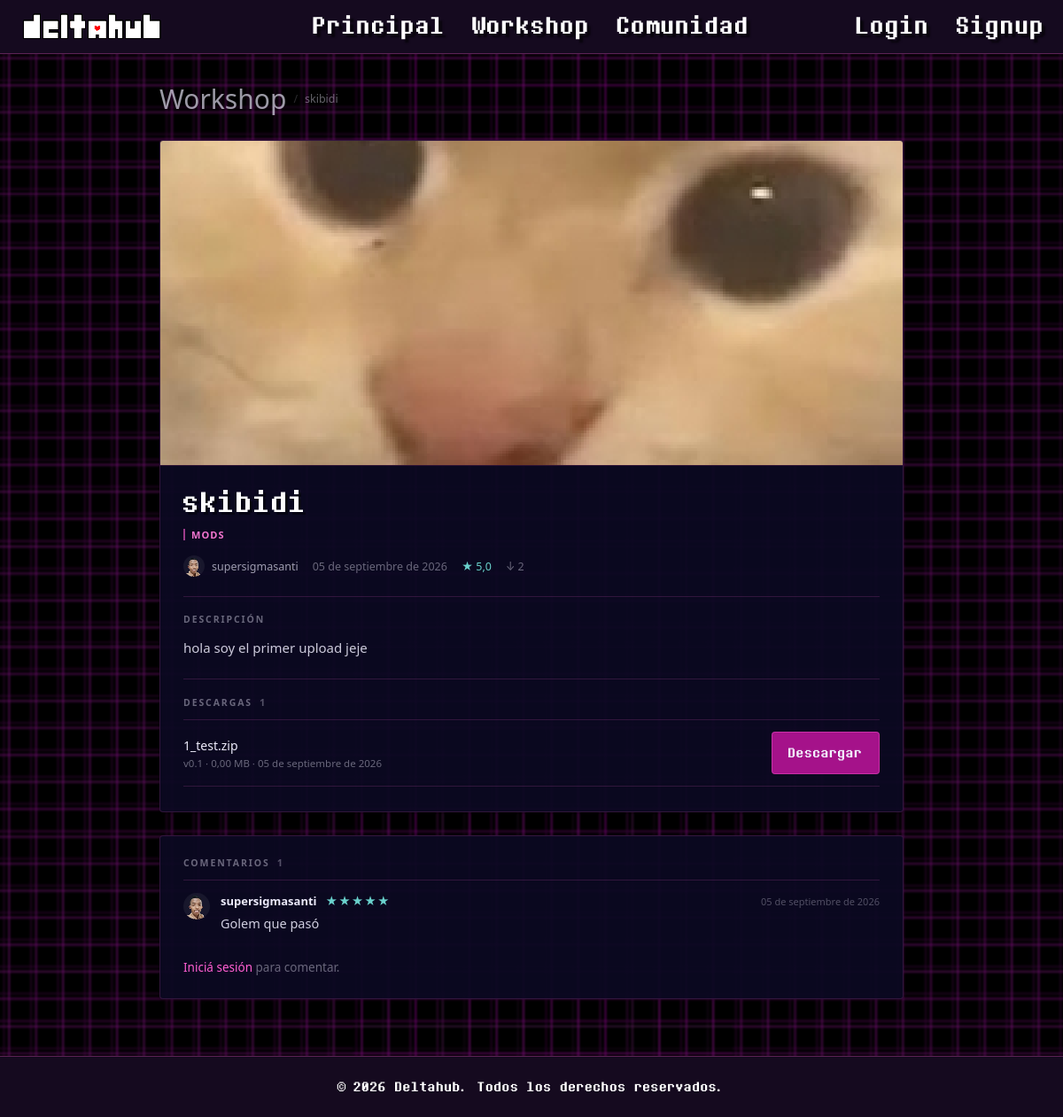
Page /item.php?id=1 on the committed database.
### tables this page shows
CREATE TABLE `items` (
  `id` int(11) NOT NULL,
  `usuario_id` int(11) NOT NULL,
  `categoria_id` int(11) NOT NULL,
  `titulo` varchar(100) NOT NULL,
  `descripcion` text DEFAULT NULL,
  `imagen_portada` varchar(255) DEFAULT NULL,
  `fecha_publicacion` datetime DEFAULT current_timestamp(),
  `fecha_actualizacion` datetime DEFAULT NULL,
  `descargas` int(11) DEFAULT 0
);

CREATE TABLE `categorias` (
  `id` int(11) NOT NULL,
  `nombre` varchar(50) NOT NULL
);

CREATE TABLE `usuarios` (
  `id` int(11) NOT NULL,
  `nombre_usuario` varchar(50) NOT NULL,
  `email` varchar(100) NOT NULL,
  `password_hash` varchar(255) NOT NULL,
  `avatar_url` varchar(255) DEFAULT NULL,
  `banner_url` varchar(255) DEFAULT NULL,
  `fecha_registro` datetime DEFAULT current_timestamp(),
  `rol` enum('usuario','moderador','admin') DEFAULT 'usuario',
  `bio` text DEFAULT NULL
);

CREATE TABLE `archivos` (
  `id` int(11) NOT NULL,
  `item_id` int(11) NOT NULL,
  `version` varchar(20) DEFAULT NULL,
  `url_archivo` varchar(255) NOT NULL,
  `tamano_mb` decimal(6,2) DEFAULT NULL,
  `fecha_subida` datetime DEFAULT current_timestamp()
);

CREATE TABLE `comentarios` (
  `id` int(11) NOT NULL,
  `item_id` int(11) NOT NULL,
  `usuario_id` int(11) NOT NULL,
  `contenido` text NOT NULL,
  `puntuacion` tinyint(4) DEFAULT NULL CHECK (`puntuacion` between 1 and 5),
  `fecha` datetime DEFAULT current_timestamp()
);

### item.php (the view, shortened to what this page needs)
<?php
require_once "config/database.php";
function fecha_espanol($fecha) {
    $meses = [
        1  => "enero",
        2  => "febrero",
        3  => "marzo",
        4  => "abril",
        5  => "mayo",
        6  => "junio",
        7  => "julio",
        8  => "agosto",
        9  => "septiembre",
        10 => "octubre",
        11 => "noviembre",
        12 => "diciembre"
    ];
    $f = new DateTime($fecha);
    return $f->format("d") . " de " . $meses[(int)$f->format("n")] . " de " . $f->format("Y");
}
$id = (int)($_GET["id"] ?? 0);
$stmt = $pdo->prepare("
    SELECT items.*, usuarios.nombre_usuario, usuarios.avatar_url, categorias.nombre AS categoria_nombre
    FROM items
    JOIN usuarios ON items.usuario_id = usuarios.id
    JOIN categorias ON items.categoria_id = categorias.id
    WHERE items.id = :id
    LIMIT 1
");
$stmt->execute([":id" => $id]);
$item = $stmt->fetch(PDO::FETCH_ASSOC);
$no_encontrado = empty($item);
$archivos = [];
$comentarios = [];
$valoracion = null;
if (!$no_encontrado) {
    $stmt = $pdo->prepare("SELECT * FROM archivos WHERE item_id = :id ORDER BY fecha_subida DESC");
    $stmt->execute([":id" => $id]);
    $archivos = $stmt->fetchAll(PDO::FETCH_ASSOC);
    $stmt = $pdo->prepare("
        SELECT comentarios.*, usuarios.nombre_usuario, usuarios.avatar_url
        FROM comentarios
        JOIN usuarios ON comentarios.usuario_id = usuarios.id
        WHERE comentarios.item_id = :id
        ORDER BY comentarios.fecha DESC
    ");
    $stmt->execute([":id" => $id]);
    $comentarios = $stmt->fetchAll(PDO::FETCH_ASSOC);
    foreach ($comentarios as $c) {
        if (!empty($c["puntuacion"])) {
            $valoracion[] = (int)$c["puntuacion"];
        }
    }
    if (!empty($valoracion)) {
        $valoracion = round(array_sum($valoracion) / count($valoracion), 1);
    }
}
?>
<!DOCTYPE html>
<html lang="es">
<head>
    <link rel="stylesheet" href="style.css">
</head>
<body class="workshop">
    <header>
        <a href="index.php" class="header-logo-LoginRegister">
            <img src="imagenes/DeltahubLogo3px.png" alt="logo deltahub">
        </a>
        <a href="index.php" id="shadow">Principal</a>
        <a href="workshop.php" id="shadow">Workshop</a>
        <a href="community.html" id="shadow">Comunidad</a>
        <div class="auth">
            <?php if (isset($_SESSION["usuario_id"])): ?>
                <a href="perfil.php?id=<?php echo (int)$_SESSION["usuario_id"]; ?>" id="shadow">
                    <?php echo htmlspecialchars($_SESSION["nombre_usuario"]); ?>
                </a>
            <?php else: ?>
                <a href="login.html" id="shadow">
                    Login
                </a>
                <a href="register.html" id="shadow">
                    Signup
                </a>
            <?php endif; ?>
        </div>
    </header>
    <main class="item-layout">
        <?php if ($no_encontrado): ?>
            <div class="item-missing">
                <h1 class="item-missing-title">Contenido no encontrado</h1>
                <p class="item-missing-text">
                    Ese contenido no existe o fue eliminado.
                </p>
                <a href="workshop.php" class="item-back-link">Volver a la workshop</a>
            </div>
        <?php else: ?>
            <nav class="item-crumbs">
                <a href="workshop.php" class="item-crumb">Workshop</a>
                <span class="item-crumb-sep" aria-hidden="true">/</span>
                <span class="item-crumb-here"><?php echo htmlspecialchars($item["titulo"]); ?></span>
            </nav>
            <article class="item-card">
                <div class="item-cover">
                    <?php if (!empty($item["imagen_portada"])): ?>
                        <img src="<?php echo htmlspecialchars($item["imagen_portada"]); ?>" alt="Portada de <?php echo htmlspecialchars($item["titulo"]); ?>">
                    <?php else: ?>
                        <div class="ws-item-thumb-placeholder">
                            <?php echo htmlspecialchars(mb_strtoupper(mb_substr($item["categoria_nombre"], 0, 4), "UTF-8")); ?>
                        </div>
                    <?php endif; ?>
                </div>
                <div class="item-body">
                    <h1 class="item-title"><?php echo htmlspecialchars($item["titulo"]); ?></h1>
                    <p class="item-cat"><?php echo htmlspecialchars($item["categoria_nombre"]); ?></p>
                    <div class="item-meta">
                        <a class="item-author"
                           href="perfil.php?id=<?php echo (int)$item['usuario_id']; ?>"
                           title="Perfil de <?php echo htmlspecialchars($item['nombre_usuario']); ?>">
                            <img
                            class="item-author-avatar"
                            src="<?php echo htmlspecialchars($item['avatar_url']); ?>"
                            alt="Avatar de <?php echo htmlspecialchars($item['nombre_usuario']); ?>"
                            >
                            <span><?php echo htmlspecialchars($item["nombre_usuario"]); ?></span>
                        </a>
                        <span class="item-date"><?php echo htmlspecialchars(fecha_espanol($item["fecha_publicacion"])); ?></span>
                        <?php if ($valoracion !== null): ?>
                            <span class="item-rate" title="Promedio de las puntuaciones de la comunidad">★ <?php echo number_format($valoracion, 1, ',', '.'); ?></span>
                        <?php endif; ?>
                        <span class="item-downloads">↓ <?php echo (int)$item["descargas"]; ?></span>
                    </div>
                    <div class="item-rule"></div>
                    <h2 class="item-section-title">Descripción</h2>
                    <p class="item-desc"><?php echo nl2br(htmlspecialchars($item["descripcion"] ?: "Sin descripción.")); ?></p>
                    <div class="item-rule"></div>
                    <h2 class="item-section-title">
                        Descargas
                        <?php if (count($archivos) > 0): ?>
                            <span class="item-section-count"><?php echo count($archivos); ?></span>
                        <?php endif; ?>
                    </h2>
                    <?php if (empty($archivos)): ?>
                        <p class="item-note">Este contenido todavía no tiene archivos disponibles.</p>
                    <?php else: ?>
                        <div class="item-files">
                            <?php foreach ($archivos as $archivo): ?>
                                <div class="file-row">
                                    <div class="file-info">
                                        <span class="file-name">
                                            <?php echo htmlspecialchars(basename($archivo["url_archivo"])); ?>
                                        </span>
                                        <span class="file-detail">
                                            v<?php echo htmlspecialchars($archivo["version"] ?? "1.0"); ?>
                                            · <?php echo number_format((float)$archivo["tamano_mb"], 2, ',', '.'); ?> MB
                                            · <?php echo htmlspecialchars(fecha_espanol($archivo["fecha_subida"])); ?>
                                        </span>
                                    </div>
                                    <a href="descargar.php?id=<?php echo (int)$item["id"]; ?>" class="btn-download">Descargar</a>
                                </div>
                            <?php endforeach; ?>
                        </div>
                    <?php endif; ?>
                </div>
            </article>
            <section class="comments-card" id="comentarios">
                <h2 class="item-section-title">
                    Comentarios
                    <?php if (count($comentarios) > 0): ?>
                        <span class="item-section-count"><?php echo count($comentarios); ?></span>
                    <?php endif; ?>
                </h2>
                <?php if (empty($comentarios)): ?>
                    <p class="item-note">Todavía no hay comentarios. ¡Sé el primero!</p>
                <?php else: ?>
                    <div class="comment-list">
                        <?php foreach ($comentarios as $comentario):
                            $avatar = empty($comentario["avatar_url"]) ? "uploads/avatars/default.jpg" : $comentario["avatar_url"];
                        ?>
                            <div class="comment-item">
                                <img class="comment-avatar" src="<?php echo htmlspecialchars($avatar); ?>" alt="Avatar de <?php echo htmlspecialchars($comentario["nombre_usuario"]); ?>">
                                <div class="comment-body">
                                    <div class="comment-head">
                                        <a class="comment-author"
                                           href="perfil.php?id=<?php echo (int)$comentario['usuario_id']; ?>"
                                           title="Perfil de <?php echo htmlspecialchars($comentario["nombre_usuario"]); ?>">
                                            <?php echo htmlspecialchars($comentario["nombre_usuario"]); ?>
                                        </a>
                                        <?php if (!empty($comentario["puntuacion"])): ?>
                                            <span class="comment-stars">
                                                <?php
                                                    $c = (int)$comentario["puntuacion"];
                                                    echo str_repeat("★", $c) . str_repeat("☆", 5 - $c);
                                                ?>
                                            </span>
                                        <?php endif; ?>
                                        <span class="comment-date"><?php echo htmlspecialchars(fecha_espanol($comentario["fecha"])); ?></span>
                                    </div>
                                    <p class="comment-text"><?php echo nl2br(htmlspecialchars($comentario["contenido"])); ?></p>
                                </div>
                            </div>
                        <?php endforeach; ?>
                    </div>
                <?php endif; ?>
                <?php if (isset($_SESSION["usuario_id"])): ?>
                    <div class="item-rule"></div>
                    <form class="item-form" action="item.php?id=<?php echo (int)$item["id"]; ?>#comentarios" method="POST">
                        <label class="item-form-label" for="contenido">Dejá tu comentario</label>
                        <textarea id="contenido" name="contenido" rows="3" maxlength="1000" placeholder="Contá tu opinión sobre este contenido..." required></textarea>
                        <label class="item-form-label" for="puntuacion">Puntuación (opcional)</label>
                        <select id="puntuacion" name="puntuacion">
                            <option value="">Sin puntuar</option>
                            <option value="5">★★★★★</option>
                            <option value="4">★★★★☆</option>
                            <option value="3">★★★☆☆</option>
                            <option value="2">★★☆☆☆</option>
                            <option value="1">★☆☆☆☆</option>
                        </select>
                        <button type="submit" class="btn-submit">Publicar comentario</button>
                    </form>
                <?php else: ?>
                    <p class="item-login-hint">
                        <a href="login.html">Iniciá sesión</a> para comentar.
                    </p>
                <?php endif; ?>
            </section>
        <?php endif; ?>
    </main>
    <footer>
        <p>&copy; 2026 Deltahub. Todos los derechos reservados.</p>
    </footer>
</body>
</html>

### rows in the picture
items: titulo "skibidi", imagen_portada (picture), categoria.nombre "MODS", usuario.avatar_url (picture), usuario.nombre_usuario "supersigmasanti", fecha_publicacion "05 de septiembre de 2026", descargas "2", descripcion "hola soy el primer upload jeje"
archivos: url_archivo "1_test.zip", version "0.1", tamano_mb "0,00", fecha_subida "05 de septiembre de 2026"
comentarios: usuario.avatar_url (picture), usuario.nombre_usuario "supersigmasanti", puntuacion "★★★★★", fecha "05 de septiembre de 2026", contenido "Golem que pasó"

### other values in the picture
$valoracion "5,0"
count($archivos) "1"
count($comentarios) "1"
